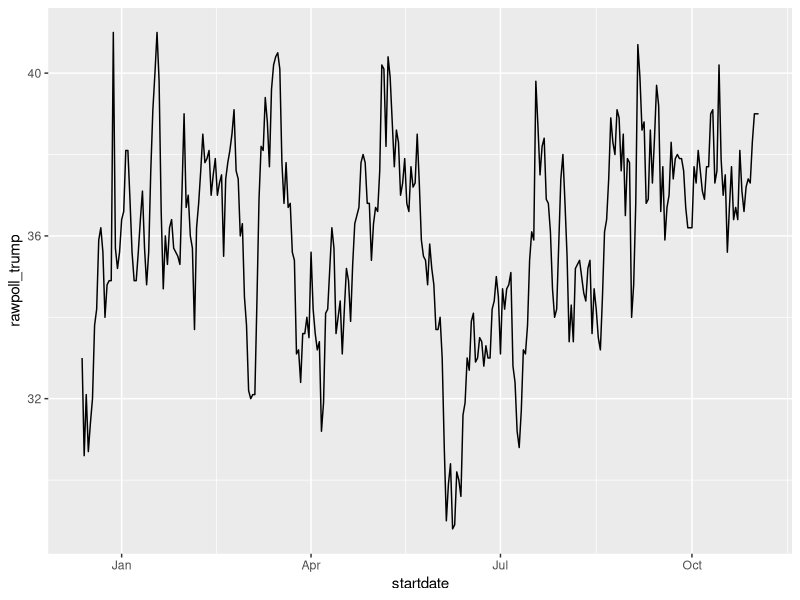
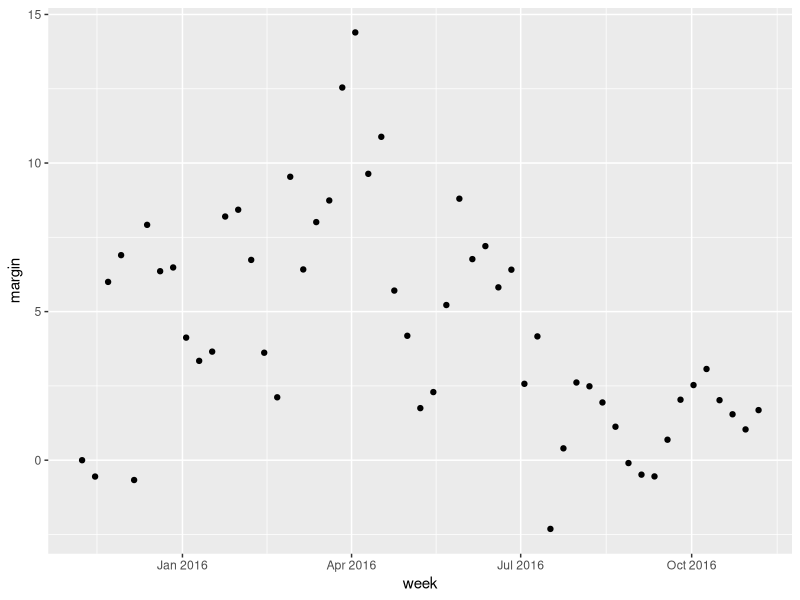

Source code (R) for these figures, in order:
## ---- chunk 1
library(tidyverse)
library(dslabs)
data("polls_us_election_2016")
polls_us_election_2016$startdate %>% head
## ---- chunk 2
class(polls_us_election_2016$startdate)
## ---- chunk 3
as.numeric(polls_us_election_2016$startdate) %>% head
## ---- chunk 4
as.Date("1970-01-01") %>% as.numeric
## ---- chunk 5
polls_us_election_2016 %>% filter(pollster == "Ipsos" & state =="U.S.") %>%
ggplot(aes(startdate, rawpoll_trump)) +
geom_line()
## ---- chunk 6
library(lubridate)
## ---- chunk 7
set.seed(2002)
dates <- sample(polls_us_election_2016$startdate, 10) %>% sort
dates
## ---- chunk 8
tibble(date = dates,
month = month(dates),
day = day(dates),
year = year(dates))
## ---- chunk 9
month(dates, label = TRUE)
## ---- chunk 10
x <- c(20090101, "2009-01-02", "2009 01 03", "2009-1-4",
"2009-1, 5", "Created on 2009 1 6", "200901 !!! 07")
ymd(x)
## ---- chunk 11
x <- "09/01/02"
## ---- chunk 12
ymd(x)
## ---- chunk 13
mdy(x)
## ---- chunk 14
ydm(x)
myd(x)
dmy(x)
dym(x)
## ---- chunk 15
now()
now("GMT")
## ---- chunk 16
now() %>% hour()
now() %>% minute()
now() %>% second()
## ---- chunk 17
x <- c("12:34:56")
hms(x)
x <- "Nov/2/2012 12:34:56"
mdy_hms(x)
## ---- chunk 18
make_date(2019, 7, 6)
## ---- chunk 19
make_date(1980:1989)
## ---- chunk 20
polls_us_election_2016 %>%
mutate(week = round_date(startdate, "week")) %>%
group_by(week) %>%
summarize(margin = mean(rawpoll_clinton - rawpoll_trump)) %>%
qplot(week, margin, data = .)
